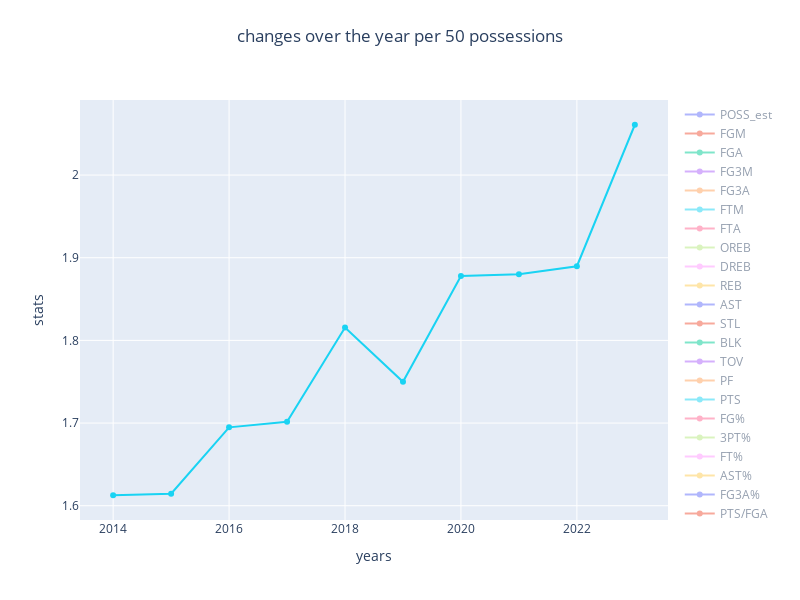

The notebook cell saved with this chart:
### Code cell
change_per48_df = change_df.copy()
for col in change_per48_df.columns[2:18]:
    change_per48_df[col] = (change_per48_df[col]/change_per48_df['MIN'])*48*5

change_per48_df.drop(columns='MIN', inplace=True)

fig = go.Figure()
for col in change_per48_df.columns[1:]:
    fig.add_trace(go.Scatter(x=change_per48_df['season_start_year'],
                             y=change_per48_df[col], name=col))

fig.update_layout(height=600, width=800)
fig.update_xaxes(title_text='years')
fig.update_yaxes(title_text='stats')
fig.update_layout(title_text='changes over the year per 50 possessions', title_x=0.5, title_y=0.95)
fig.show()

### Figure 1 — Plotly figure (JSON) as saved in the notebook; plotly's stock layout.template omitted (floating-point values rounded to 4 significant figures)
{"data": [{"name": "POSS_est", "type": "scatter", "visible": "legendonly", "x": [2014, 2015, 2016, 2017, 2018, 2019, 2020, 2021, 2022, 2023], "y": [95.69, 97.32, 98.07, 98.85, 101.7, 101.9, 100.6, 99.69, 100.7, 100.9]}, {"name": "FGM", "type": "scatter", "visible": "legendonly", "x": [2014, 2015, 2016, 2017, 2018, 2019, 2020, 2021, 2022, 2023], "y": [37.16, 37.85, 38.76, 39.3, 40.63, 40.41, 40.89, 40.24, 41.55, 42.22]}, {"name": "FGA", "type": "scatter", "visible": "legendonly", "x": [2014, 2015, 2016, 2017, 2018, 2019, 2020, 2021, 2022, 2023], "y": [82.93, 83.85, 84.75, 85.45, 88.44, 87.88, 87.79, 87.34, 87.58, 88.68]}, {"name": "FG3M", "type": "scatter", "visible": "legendonly", "x": [2014, 2015, 2016, 2017, 2018, 2019, 2020, 2021, 2022, 2023], "y": [7.838, 8.494, 9.641, 10.43, 11.28, 12.18, 12.61, 12.36, 12.23, 12.78]}, {"name": "FG3A", "type": "scatter", "visible": "legendonly", "x": [2014, 2015, 2016, 2017, 2018, 2019, 2020, 2021, 2022, 2023], "y": [22.42, 24.01, 26.95, 28.89, 31.84, 34.02, 34.41, 34.95, 33.97, 34.78]}, {"name": "FTM", "type": "scatter", "visible": "legendonly", "x": [2014, 2015, 2016, 2017, 2018, 2019, 2020, 2021, 2022, 2023], "y": [17.06, 17.54, 17.76, 16.57, 17.66, 17.8, 16.91, 16.89, 18.18, 17.72]}, {"name": "FTA", "type": "scatter", "visible": "legendonly", "x": [2014, 2015, 2016, 2017, 2018, 2019, 2020, 2021, 2022, 2023], "y": [22.79, 23.2, 23.0, 21.6, 23.01, 22.99, 21.72, 21.79, 23.24, 22.6]}, {"name": "OREB", "type": "scatter", "visible": "legendonly", "x": [2014, 2015, 2016, 2017, 2018, 2019, 2020, 2021, 2022, 2023], "y": [10.8, 10.34, 10.04, 9.623, 10.27, 9.909, 9.778, 10.22, 10.35, 10.59]}, {"name": "DREB", "type": "scatter", "visible": "legendonly", "x": [2014, 2015, 2016, 2017, 2018, 2019, 2020, 2021, 2022, 2023], "y": [32.24, 33.04, 33.08, 33.6, 34.57, 34.47, 34.2, 33.83, 32.75, 32.67]}, {"name": "REB", "type": "scatter", "visible": "legendonly", "x": [2014, 2015, 2016, 2017, 2018, 2019, 2020, 2021, 2022, 2023], "y": [43.04, 43.38, 43.12, 43.22, 44.84, 44.38, 43.97, 44.05, 43.1, 43.27]}, {"name": "AST", "type": "scatter", "visible": "legendonly", "x": [2014, 2015, 2016, 2017, 2018, 2019, 2020, 2021, 2022, 2023], "y": [21.83, 21.97, 22.45, 23.01, 24.32, 24.1, 24.45, 24.4, 25.03, 26.51]}, {"name": "STL", "type": "scatter", "visible": "legendonly", "x": [2014, 2015, 2016, 2017, 2018, 2019, 2020, 2021, 2022, 2023], "y": [7.663, 7.754, 7.643, 7.646, 7.546, 7.548, 7.463, 7.555, 7.206, 7.342]}, {"name": "BLK", "type": "scatter", "visible": "legendonly", "x": [2014, 2015, 2016, 2017, 2018, 2019, 2020, 2021, 2022, 2023], "y": [4.79, 4.92, 4.709, 4.788, 4.913, 4.817, 4.809, 4.677, 4.627, 5.139]}, {"name": "TOV", "type": "scatter", "visible": "legendonly", "x": [2014, 2015, 2016, 2017, 2018, 2019, 2020, 2021, 2022, 2023], "y": [13.54, 13.61, 13.25, 13.52, 13.39, 13.77, 13.02, 12.98, 13.25, 12.86]}, {"name": "PF", "type": "scatter", "visible": "legendonly", "x": [2014, 2015, 2016, 2017, 2018, 2019, 2020, 2021, 2022, 2023], "y": [20.15, 20.17, 19.82, 19.79, 20.84, 20.69, 19.26, 19.65, 19.81, 19.32]}, {"name": "PTS", "type": "scatter", "visible": "legendonly", "x": [2014, 2015, 2016, 2017, 2018, 2019, 2020, 2021, 2022, 2023], "y": [99.22, 101.7, 104.9, 105.6, 110.2, 110.8, 111.3, 109.7, 113.5, 115.0]}, {"name": "FG%", "type": "scatter", "visible": "legendonly", "x": [2014, 2015, 2016, 2017, 2018, 2019, 2020, 2021, 2022, 2023], "y": [0.4481, 0.4513, 0.4574, 0.4599, 0.4594, 0.4599, 0.4658, 0.4608, 0.4744, 0.4761]}, {"name": "3PT%", "type": "scatter", "visible": "legendonly", "x": [2014, 2015, 2016, 2017, 2018, 2019, 2020, 2021, 2022, 2023], "y": [0.3496, 0.3537, 0.3578, 0.3611, 0.3544, 0.3581, 0.3664, 0.3537, 0.3601, 0.3675]}, {"name": "FT%", "type": "scatter", "visible": "legendonly", "x": [2014, 2015, 2016, 2017, 2018, 2019, 2020, 2021, 2022, 2023], "y": [0.7485, 0.7561, 0.7721, 0.7669, 0.7675, 0.774, 0.7782, 0.7753, 0.7825, 0.7841]}, {"name": "AST%", "type": "scatter", "visible": "legendonly", "x": [2014, 2015, 2016, 2017, 2018, 2019, 2020, 2021, 2022, 2023], "y": [0.5875, 0.5805, 0.5792, 0.5856, 0.5984, 0.5962, 0.5979, 0.6063, 0.6024, 0.6279]}, {"name": "FG3A%", "type": "scatter", "visible": "legendonly", "x": [2014, 2015, 2016, 2017, 2018, 2019, 2020, 2021, 2022, 2023], "y": [0.2703, 0.2864, 0.318, 0.3381, 0.36, 0.3871, 0.392, 0.4002, 0.3878, 0.3922]}, {"name": "PTS/FGA", "type": "scatter", "visible": "legendonly", "x": [2014, 2015, 2016, 2017, 2018, 2019, 2020, 2021, 2022, 2023], "y": [1.196, 1.213, 1.238, 1.236, 1.246, 1.261, 1.268, 1.256, 1.296, 1.296]}, {"name": "FG3M/FGM", "type": "scatter", "visible": "legendonly", "x": [2014, 2015, 2016, 2017, 2018, 2019, 2020, 2021, 2022, 2023], "y": [0.2109, 0.2245, 0.2487, 0.2654, 0.2777, 0.3014, 0.3083, 0.3072, 0.2944, 0.3027]}, {"name": "FTA/FGA", "type": "scatter", "visible": "legendonly", "x": [2014, 2015, 2016, 2017, 2018, 2019, 2020, 2021, 2022, 2023], "y": [0.2748, 0.2767, 0.2714, 0.2528, 0.2602, 0.2616, 0.2475, 0.2495, 0.2653, 0.2549]}, {"name": "TRU%", "type": "scatter", "visible": "legendonly", "x": [2014, 2015, 2016, 2017, 2018, 2019, 2020, 2021, 2022, 2023], "y": [0.5291, 0.5361, 0.5483, 0.5517, 0.5545, 0.5607, 0.5673, 0.5617, 0.5755, 0.5781]}, {"name": "AST_TOV", "type": "scatter", "x": [2014, 2015, 2016, 2017, 2018, 2019, 2020, 2021, 2022, 2023], "y": [1.613, 1.615, 1.695, 1.702, 1.815, 1.75, 1.878, 1.88, 1.89, 2.061]}], "layout": {"height": 600, "title": {"text": "changes over the year per 50 possessions", "x": 0.5, "y": 0.95}, "width": 800, "xaxis": {"autorange": true, "range": [2013.0, 2024.0], "title": {"text": "years"}, "type": "linear"}, "yaxis": {"autorange": true, "range": [1.583, 2.091], "title": {"text": "stats"}, "type": "linear"}}}
